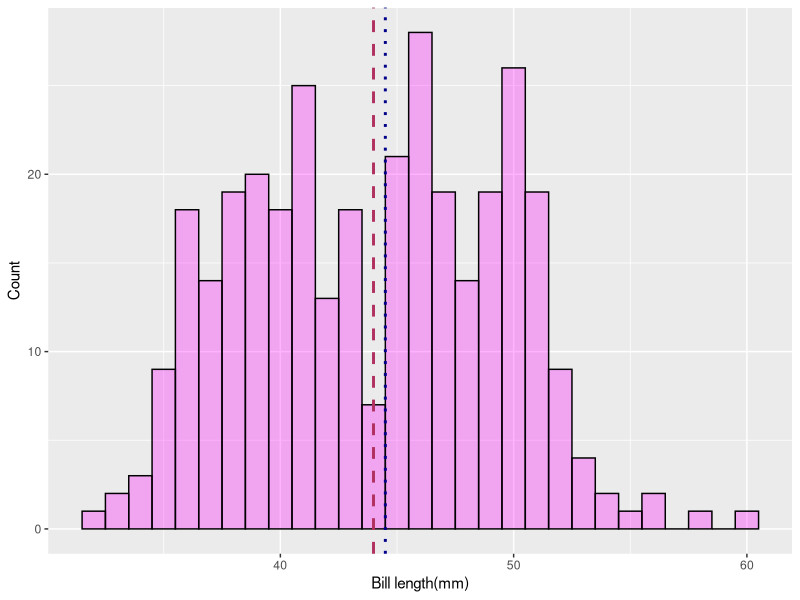

The R script that drew this image:
## ---- chunk 1
knitr::opts_chunk$set(echo = TRUE)
## ---- chunk 2

library(tidyverse)
library(palmerpenguins)
View(penguins)
## ---- chunk 3
new_penguins<- penguins%>% 
  drop_na()

new_penguins %>% 
  summarise(mean = mean(bill_length_mm), 
            medial= median(bill_length_mm),
            range= range(bill_length_mm),
            variance=var(bill_length_mm))

## ---- chunk 4
new_penguins %>% 
  summarise(sd(bill_length_mm))
## ---- chunk 5
#First create an environment for mean and median. 
bill_length_mean <- new_penguins %>% 
  summarise(mean = mean(bill_length_mm))

bill_length_median <- new_penguins %>% 
  summarise(median = median(bill_length_mm))

#Creating the graph 
new_penguins %>% 
  ggplot(aes(x=bill_length_mm))+
  geom_histogram(binwidth=1, color = "black", fill = "magenta", alpha=0.3) +
  labs(x="Bill length(mm)",y = "Count") +
  geom_vline(xintercept = bill_length_mean$mean, linetype = 2,colour = "maroon", size= 1) +
  geom_vline(xintercept = bill_length_median$median, linetype = 3,colour = "dark blue", size = 1)
